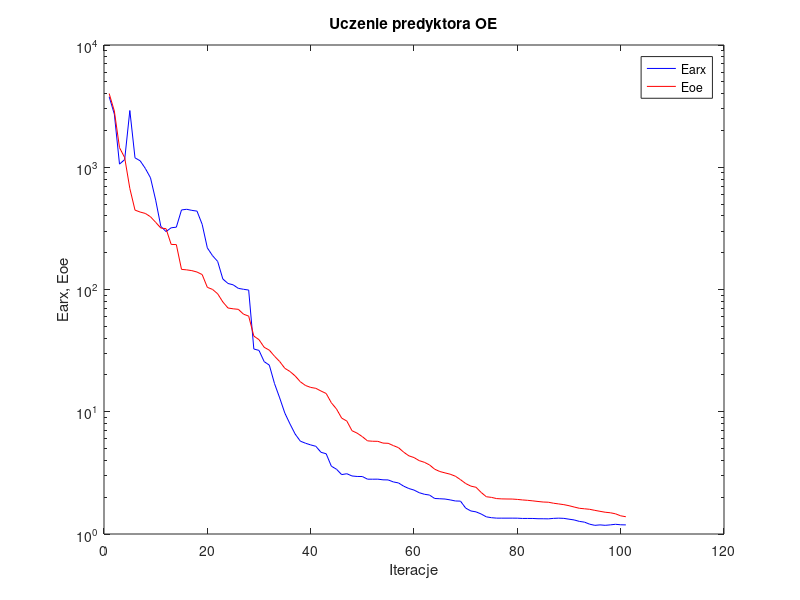
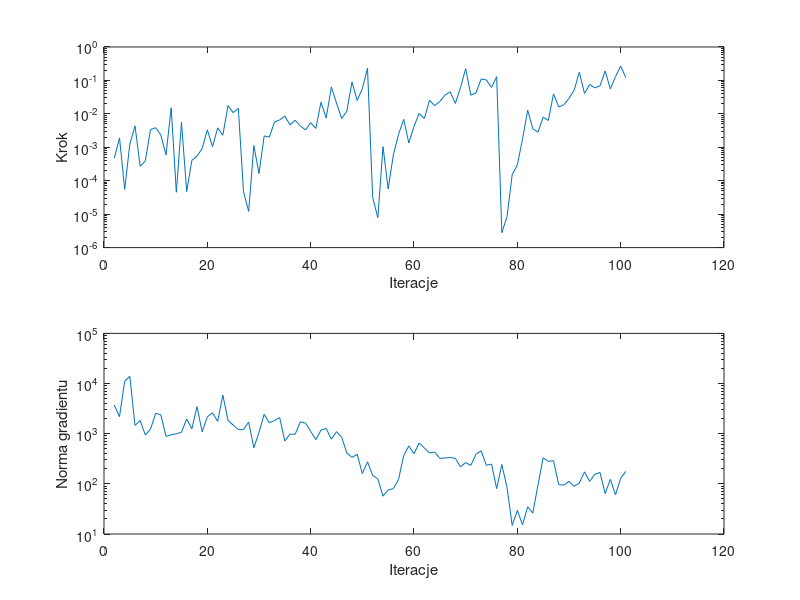

The MATLAB source for these figures, in order:
%uczenie predyktora oe
clear all;
n=0; farx(n+1)=3.774979e+003; foe(n+1)=4.005680e+003; wspucz(n+1)=0.000000e+000; ng(n+1)=0.000000e+000;
%odnowa zmiennej metryki
n=1; farx(n+1)=2.721711e+003; foe(n+1)=2.882860e+003; krok(n+1)=4.749570e-004; ng(n+1)=3.708061e+003;
n=2; farx(n+1)=1.060596e+003; foe(n+1)=1.447478e+003; krok(n+1)=1.908037e-003; ng(n+1)=2.181351e+003;
n=3; farx(n+1)=1.154973e+003; foe(n+1)=1.199294e+003; krok(n+1)=5.538211e-005; ng(n+1)=1.115588e+004;
n=4; farx(n+1)=2.911050e+003; foe(n+1)=6.701209e+002; krok(n+1)=1.229105e-003; ng(n+1)=1.392076e+004;
n=5; farx(n+1)=1.194046e+003; foe(n+1)=4.461438e+002; krok(n+1)=4.355153e-003; ng(n+1)=1.459289e+003;
n=6; farx(n+1)=1.128911e+003; foe(n+1)=4.301226e+002; krok(n+1)=2.702675e-004; ng(n+1)=1.827227e+003;
n=7; farx(n+1)=9.778817e+002; foe(n+1)=4.189866e+002; krok(n+1)=3.939441e-004; ng(n+1)=9.395568e+002;
n=8; farx(n+1)=8.195303e+002; foe(n+1)=3.936154e+002; krok(n+1)=3.400118e-003; ng(n+1)=1.235956e+003;
n=9; farx(n+1)=5.385026e+002; foe(n+1)=3.543692e+002; krok(n+1)=3.852167e-003; ng(n+1)=2.555286e+003;
n=10; farx(n+1)=3.283105e+002; foe(n+1)=3.183424e+002; krok(n+1)=2.316999e-003; ng(n+1)=2.374535e+003;
n=11; farx(n+1)=2.977065e+002; foe(n+1)=3.145779e+002; krok(n+1)=5.934596e-004; ng(n+1)=8.872573e+002;
n=12; farx(n+1)=3.198111e+002; foe(n+1)=2.338171e+002; krok(n+1)=1.518330e-002; ng(n+1)=9.519981e+002;
n=13; farx(n+1)=3.234741e+002; foe(n+1)=2.329830e+002; krok(n+1)=4.508384e-005; ng(n+1)=9.968067e+002;
n=14; farx(n+1)=4.474590e+002; foe(n+1)=1.461324e+002; krok(n+1)=5.557598e-003; ng(n+1)=1.069073e+003;
n=15; farx(n+1)=4.531559e+002; foe(n+1)=1.447821e+002; krok(n+1)=4.743595e-005; ng(n+1)=1.971138e+003;
n=16; farx(n+1)=4.439581e+002; foe(n+1)=1.426791e+002; krok(n+1)=4.089425e-004; ng(n+1)=1.251719e+003;
n=17; farx(n+1)=4.377591e+002; foe(n+1)=1.389818e+002; krok(n+1)=5.405350e-004; ng(n+1)=3.447885e+003;
n=18; farx(n+1)=3.412544e+002; foe(n+1)=1.325202e+002; krok(n+1)=9.232346e-004; ng(n+1)=1.089462e+003;
n=19; farx(n+1)=2.190073e+002; foe(n+1)=1.041573e+002; krok(n+1)=3.334617e-003; ng(n+1)=2.174688e+003;
n=20; farx(n+1)=1.892736e+002; foe(n+1)=1.002091e+002; krok(n+1)=1.037622e-003; ng(n+1)=2.609452e+003;
n=21; farx(n+1)=1.696205e+002; foe(n+1)=9.222776e+001; krok(n+1)=3.795826e-003; ng(n+1)=1.759055e+003;
n=22; farx(n+1)=1.218985e+002; foe(n+1)=7.909727e+001; krok(n+1)=2.293321e-003; ng(n+1)=5.904690e+003;
n=23; farx(n+1)=1.120245e+002; foe(n+1)=7.057818e+001; krok(n+1)=1.767909e-002; ng(n+1)=1.857519e+003;
n=24; farx(n+1)=1.092084e+002; foe(n+1)=6.951739e+001; krok(n+1)=1.086709e-002; ng(n+1)=1.483021e+003;
n=25; farx(n+1)=1.021741e+002; foe(n+1)=6.883148e+001; krok(n+1)=1.450364e-002; ng(n+1)=1.210665e+003;
%odnowa zmiennej metryki
n=26; farx(n+1)=1.004140e+002; foe(n+1)=6.283220e+001; krok(n+1)=4.685521e-005; ng(n+1)=1.206155e+003;
n=27; farx(n+1)=9.896639e+001; foe(n+1)=6.061048e+001; krok(n+1)=1.209447e-005; ng(n+1)=1.706363e+003;
n=28; farx(n+1)=3.261258e+001; foe(n+1)=4.158622e+001; krok(n+1)=1.120495e-003; ng(n+1)=5.238440e+002;
n=29; farx(n+1)=3.175319e+001; foe(n+1)=3.887371e+001; krok(n+1)=1.646626e-004; ng(n+1)=1.065943e+003;
n=30; farx(n+1)=2.570627e+001; foe(n+1)=3.367371e+001; krok(n+1)=2.187783e-003; ng(n+1)=2.435637e+003;
n=31; farx(n+1)=2.406155e+001; foe(n+1)=3.189943e+001; krok(n+1)=2.013418e-003; ng(n+1)=1.649818e+003;
n=32; farx(n+1)=1.700276e+001; foe(n+1)=2.847743e+001; krok(n+1)=5.711090e-003; ng(n+1)=1.827453e+003;
n=33; farx(n+1)=1.298924e+001; foe(n+1)=2.576218e+001; krok(n+1)=6.583213e-003; ng(n+1)=2.096619e+003;
n=34; farx(n+1)=9.750124e+000; foe(n+1)=2.266306e+001; krok(n+1)=8.529216e-003; ng(n+1)=7.138243e+002;
n=35; farx(n+1)=7.944574e+000; foe(n+1)=2.134405e+001; krok(n+1)=4.687691e-003; ng(n+1)=9.810641e+002;
n=36; farx(n+1)=6.567746e+000; foe(n+1)=1.963182e+001; krok(n+1)=6.450159e-003; ng(n+1)=9.770422e+002;
n=37; farx(n+1)=5.747793e+000; foe(n+1)=1.758779e+001; krok(n+1)=4.323984e-003; ng(n+1)=1.724462e+003;
n=38; farx(n+1)=5.527191e+000; foe(n+1)=1.639829e+001; krok(n+1)=3.303309e-003; ng(n+1)=1.633043e+003;
n=39; farx(n+1)=5.356538e+000; foe(n+1)=1.581583e+001; krok(n+1)=5.433546e-003; ng(n+1)=1.114035e+003;
n=40; farx(n+1)=5.216871e+000; foe(n+1)=1.554587e+001; krok(n+1)=3.660956e-003; ng(n+1)=7.602831e+002;
n=41; farx(n+1)=4.659215e+000; foe(n+1)=1.477487e+001; krok(n+1)=2.223039e-002; ng(n+1)=1.179617e+003;
n=42; farx(n+1)=4.533517e+000; foe(n+1)=1.411036e+001; krok(n+1)=7.479896e-003; ng(n+1)=1.270648e+003;
n=43; farx(n+1)=3.587444e+000; foe(n+1)=1.184550e+001; krok(n+1)=6.385486e-002; ng(n+1)=7.767281e+002;
n=44; farx(n+1)=3.386837e+000; foe(n+1)=1.053119e+001; krok(n+1)=2.107682e-002; ng(n+1)=1.099860e+003;
n=45; farx(n+1)=3.061107e+000; foe(n+1)=8.873547e+000; krok(n+1)=7.251821e-003; ng(n+1)=8.490955e+002;
n=46; farx(n+1)=3.112455e+000; foe(n+1)=8.389700e+000; krok(n+1)=1.208515e-002; ng(n+1)=4.123943e+002;
n=47; farx(n+1)=2.983383e+000; foe(n+1)=6.996596e+000; krok(n+1)=8.973318e-002; ng(n+1)=3.373153e+002;
n=48; farx(n+1)=2.955601e+000; foe(n+1)=6.681376e+000; krok(n+1)=2.515521e-002; ng(n+1)=3.887177e+002;
n=49; farx(n+1)=2.952697e+000; foe(n+1)=6.256243e+000; krok(n+1)=5.625683e-002; ng(n+1)=1.603884e+002;
n=50; farx(n+1)=2.808926e+000; foe(n+1)=5.781233e+000; krok(n+1)=2.320583e-001; ng(n+1)=2.748914e+002;
%odnowa zmiennej metryki
n=51; farx(n+1)=2.807354e+000; foe(n+1)=5.737764e+000; krok(n+1)=3.175337e-005; ng(n+1)=1.476727e+002;
n=52; farx(n+1)=2.809559e+000; foe(n+1)=5.729599e+000; krok(n+1)=7.835092e-006; ng(n+1)=1.258871e+002;
n=53; farx(n+1)=2.774648e+000; foe(n+1)=5.541359e+000; krok(n+1)=1.045039e-003; ng(n+1)=5.680681e+001;
n=54; farx(n+1)=2.769026e+000; foe(n+1)=5.519492e+000; krok(n+1)=5.665485e-005; ng(n+1)=7.586724e+001;
n=55; farx(n+1)=2.667035e+000; foe(n+1)=5.287480e+000; krok(n+1)=5.904631e-004; ng(n+1)=8.012212e+001;
n=56; farx(n+1)=2.616403e+000; foe(n+1)=5.082942e+000; krok(n+1)=2.414856e-003; ng(n+1)=1.212264e+002;
n=57; farx(n+1)=2.461756e+000; foe(n+1)=4.671492e+000; krok(n+1)=6.832794e-003; ng(n+1)=3.665854e+002;
n=58; farx(n+1)=2.355708e+000; foe(n+1)=4.361381e+000; krok(n+1)=1.350179e-003; ng(n+1)=5.700880e+002;
n=59; farx(n+1)=2.287466e+000; foe(n+1)=4.220121e+000; krok(n+1)=4.221448e-003; ng(n+1)=3.981162e+002;
n=60; farx(n+1)=2.177854e+000; foe(n+1)=3.983627e+000; krok(n+1)=1.033570e-002; ng(n+1)=6.510711e+002;
n=61; farx(n+1)=2.114076e+000; foe(n+1)=3.860402e+000; krok(n+1)=7.251821e-003; ng(n+1)=5.204228e+002;
n=62; farx(n+1)=2.082542e+000; foe(n+1)=3.675303e+000; krok(n+1)=2.541206e-002; ng(n+1)=4.125320e+002;
n=63; farx(n+1)=1.952189e+000; foe(n+1)=3.389375e+000; krok(n+1)=1.763378e-002; ng(n+1)=4.314186e+002;
n=64; farx(n+1)=1.942674e+000; foe(n+1)=3.243776e+000; krok(n+1)=2.331822e-002; ng(n+1)=3.223045e+002;
n=65; farx(n+1)=1.932592e+000; foe(n+1)=3.161733e+000; krok(n+1)=3.638604e-002; ng(n+1)=3.282676e+002;
n=66; farx(n+1)=1.901446e+000; foe(n+1)=3.084724e+000; krok(n+1)=4.568872e-002; ng(n+1)=3.357530e+002;
n=67; farx(n+1)=1.863229e+000; foe(n+1)=2.971048e+000; krok(n+1)=2.051314e-002; ng(n+1)=3.231324e+002;
n=68; farx(n+1)=1.857042e+000; foe(n+1)=2.783221e+000; krok(n+1)=6.105720e-002; ng(n+1)=2.183049e+002;
n=69; farx(n+1)=1.628871e+000; foe(n+1)=2.587499e+000; krok(n+1)=2.250273e-001; ng(n+1)=2.656854e+002;
n=70; farx(n+1)=1.543467e+000; foe(n+1)=2.464508e+000; krok(n+1)=3.612085e-002; ng(n+1)=2.333680e+002;
n=71; farx(n+1)=1.517602e+000; foe(n+1)=2.411296e+000; krok(n+1)=4.254539e-002; ng(n+1)=3.913161e+002;
n=72; farx(n+1)=1.457777e+000; foe(n+1)=2.187326e+000; krok(n+1)=1.102898e-001; ng(n+1)=4.560539e+002;
n=73; farx(n+1)=1.381483e+000; foe(n+1)=2.017536e+000; krok(n+1)=1.036878e-001; ng(n+1)=2.338646e+002;
n=74; farx(n+1)=1.359649e+000; foe(n+1)=1.992798e+000; krok(n+1)=6.170512e-002; ng(n+1)=2.480007e+002;
n=75; farx(n+1)=1.348455e+000; foe(n+1)=1.948481e+000; krok(n+1)=1.297327e-001; ng(n+1)=8.036938e+001;
%odnowa zmiennej metryki
n=76; farx(n+1)=1.347995e+000; foe(n+1)=1.937431e+000; krok(n+1)=2.790540e-006; ng(n+1)=2.434899e+002;
n=77; farx(n+1)=1.348001e+000; foe(n+1)=1.933627e+000; krok(n+1)=8.379583e-006; ng(n+1)=8.514592e+001;
n=78; farx(n+1)=1.348255e+000; foe(n+1)=1.931911e+000; krok(n+1)=1.505759e-004; ng(n+1)=1.482959e+001;
n=79; farx(n+1)=1.347186e+000; foe(n+1)=1.918443e+000; krok(n+1)=2.975925e-004; ng(n+1)=2.963493e+001;
n=80; farx(n+1)=1.340479e+000; foe(n+1)=1.899710e+000; krok(n+1)=1.749592e-003; ng(n+1)=1.528529e+001;
n=81; farx(n+1)=1.340676e+000; foe(n+1)=1.885615e+000; krok(n+1)=1.285062e-002; ng(n+1)=3.497338e+001;
n=82; farx(n+1)=1.339913e+000; foe(n+1)=1.866600e+000; krok(n+1)=3.544455e-003; ng(n+1)=2.624125e+001;
n=83; farx(n+1)=1.333402e+000; foe(n+1)=1.845346e+000; krok(n+1)=2.840497e-003; ng(n+1)=9.602120e+001;
n=84; farx(n+1)=1.332944e+000; foe(n+1)=1.826627e+000; krok(n+1)=8.029022e-003; ng(n+1)=3.314930e+002;
n=85; farx(n+1)=1.330485e+000; foe(n+1)=1.819553e+000; krok(n+1)=6.353015e-003; ng(n+1)=2.796248e+002;
n=86; farx(n+1)=1.342217e+000; foe(n+1)=1.785677e+000; krok(n+1)=3.950757e-002; ng(n+1)=2.902199e+002;
n=87; farx(n+1)=1.347948e+000; foe(n+1)=1.762288e+000; krok(n+1)=1.617035e-002; ng(n+1)=9.656378e+001;
n=88; farx(n+1)=1.342632e+000; foe(n+1)=1.738488e+000; krok(n+1)=1.865725e-002; ng(n+1)=9.422074e+001;
n=89; farx(n+1)=1.322050e+000; foe(n+1)=1.704300e+000; krok(n+1)=2.896961e-002; ng(n+1)=1.119584e+002;
n=90; farx(n+1)=1.303199e+000; foe(n+1)=1.662220e+000; krok(n+1)=5.142836e-002; ng(n+1)=8.902914e+001;
n=91; farx(n+1)=1.268297e+000; foe(n+1)=1.623430e+000; krok(n+1)=1.755320e-001; ng(n+1)=1.041002e+002;
n=92; farx(n+1)=1.250255e+000; foe(n+1)=1.607812e+000; krok(n+1)=4.077788e-002; ng(n+1)=1.733316e+002;
n=93; farx(n+1)=1.203038e+000; foe(n+1)=1.592345e+000; krok(n+1)=7.596282e-002; ng(n+1)=1.118997e+002;
n=94; farx(n+1)=1.177241e+000; foe(n+1)=1.561083e+000; krok(n+1)=5.954236e-002; ng(n+1)=1.558683e+002;
n=95; farx(n+1)=1.187449e+000; foe(n+1)=1.533226e+000; krok(n+1)=6.907323e-002; ng(n+1)=1.681609e+002;
n=96; farx(n+1)=1.177755e+000; foe(n+1)=1.506922e+000; krok(n+1)=1.919189e-001; ng(n+1)=6.390698e+001;
n=97; farx(n+1)=1.187801e+000; foe(n+1)=1.492222e+000; krok(n+1)=5.558094e-002; ng(n+1)=1.232832e+002;
n=98; farx(n+1)=1.200858e+000; foe(n+1)=1.462925e+000; krok(n+1)=1.294730e-001; ng(n+1)=6.056565e+001;
n=99; farx(n+1)=1.189789e+000; foe(n+1)=1.408724e+000; krok(n+1)=2.689113e-001; ng(n+1)=1.293902e+002;
n=100; farx(n+1)=1.187209e+000; foe(n+1)=1.384180e+000; krok(n+1)=1.209337e-001; ng(n+1)=1.774982e+002;

figure; semilogy(farx,'b'); hold on; semilogy(foe,'r'); xlabel('Iteracje'); ylabel('Earx, Eoe'); legend('Earx','Eoe'); title('Uczenie predyktora OE');
figure; subplot(2,1,1); semilogy(krok); xlabel('Iteracje'); ylabel('Krok');
subplot(2,1,2); semilogy(ng); xlabel('Iteracje'); ylabel('Norma gradientu');
Earx=farx(n+1)
Eoe=foe(n+1)
